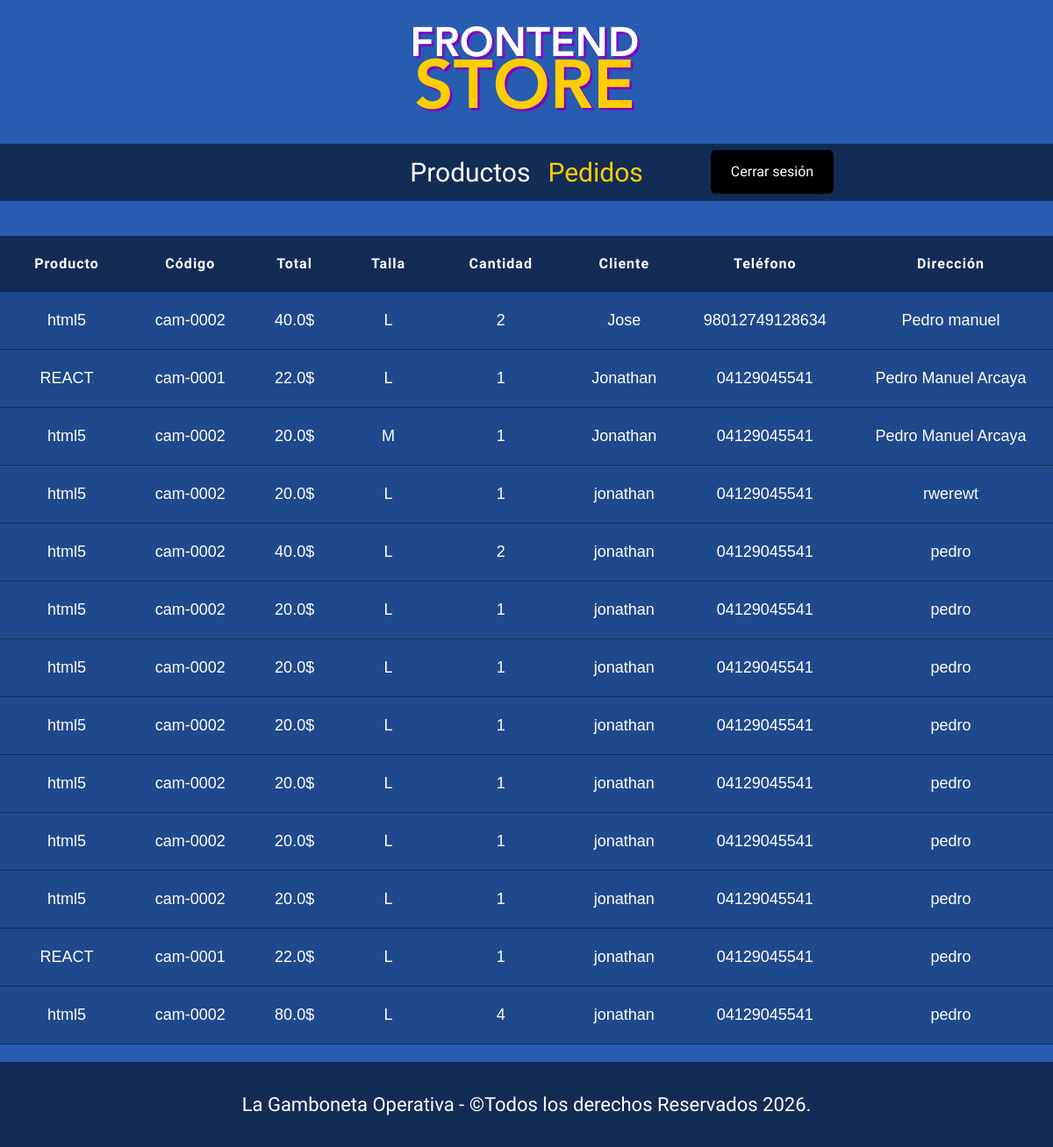
Page /admin/pedidos (signed in) on the earlier database version.
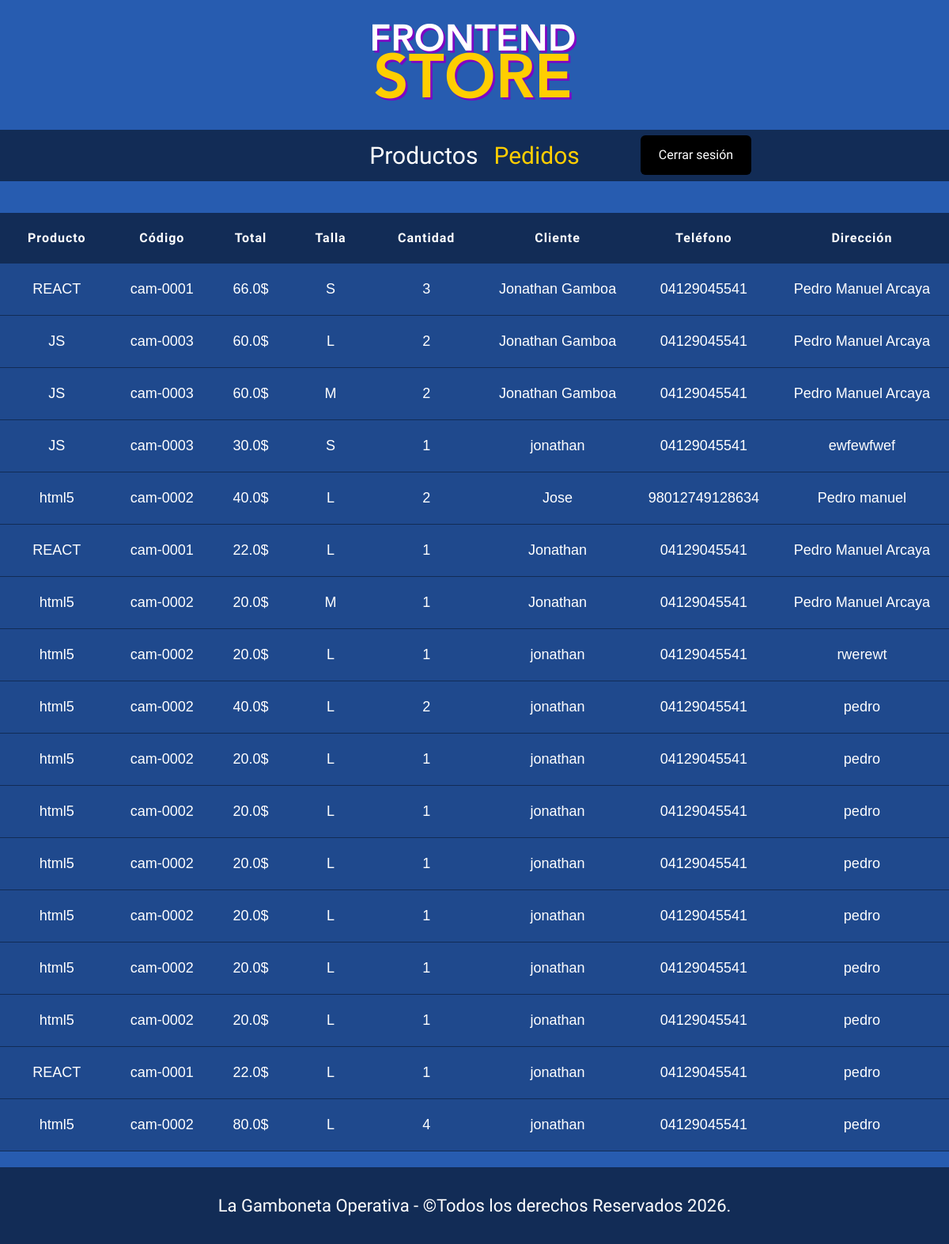
Same page on the later database version.
### tables this page shows
CREATE TABLE detalles_venta (
	id_detalles_venta INTEGER PRIMARY KEY,
	id_venta INTEGER,
	id_producto INTEGER,
	id_talla INTEGER,
	cantidad INTEGER,
	FOREIGN KEY (id_venta) REFERENCES ventas (id_venta),
	FOREIGN KEY (id_producto, id_talla) REFERENCES variantes_camisas (id_producto, id_talla)
);

CREATE TABLE productos (
    id_producto INTEGER PRIMARY KEY,
    nombre      TEXT NOT NULL,
    imagen      TEXT,
    precio      REAL DEFAULT 0,
    descripcion TEXT,
    codigo      TEXT UNIQUE
);

CREATE TABLE tallas (
	id_talla INTEGER PRIMARY KEY,
	talla TEXT NOT NULL
);

CREATE TABLE clientes (
    id_cliente INTEGER PRIMARY KEY,
    nombre TEXT NOT NULL,
    telefono TEXT,
    direccion TEXT
);

### app.py (the view)
@app.route('/admin/pedidos')
def pedidos():
    lista_pedidos = Ventas().lista_pedidos()
    return render_template('admin/pedidos.html', lista_pedidos = lista_pedidos )

### app.py (called while the page is built)
@app.before_request
def verificar_sesion():
    if request.path.startswith('/admin') and 'admin' not in session:
        flash('No intentes burlar al sistema', 'danger')
        return redirect(url_for('login'))

### database/db.py (called while the page is built)
def conectarDB():
    try:
      db = sqlite3.connect(DB_URL)
      db.row_factory = sqlite3.Row
      print("Conexión exitosa")
      return db
    except:
      print("Error")

### templates/admin/pedidos.html
{% extends 'base.html' %}
{% block contenido %}
<table class="tabla">
    <thead>
        <tr>
            <th>Producto</th>
            <th>Código</th>
            <th>Total</th>
            <th>Talla</th>
            <th>Cantidad</th>
            <th>Cliente</th>
            <th>Teléfono</th>
            <th>Dirección</th>
        </tr>
    </thead>
    <tbody>
    {% for pedido in lista_pedidos %}
        <tr class="bg">
            <td><p>{{pedido.producto}}</p></td>
            <td><p>{{pedido.codigo}}</p></td>
            <td><p>{{pedido.subtotal}}$</p></td>
            <td><p>{{pedido.talla}}</p></td>
            <td><p>{{pedido.cantidad}}</p></td>
            <td><p>{{pedido.cliente}}</p></td>
            <td><p>{{pedido.telefono}}</p></td>
            <td><p>{{pedido.direccion}}</p></td>
        </tr>
    {% endfor %}
    </tbody>
</table>
{% endblock %}

Differences in the rows shown:
added detalles_venta: producto "REACT", codigo "cam-0001", subtotal "66.0", talla "S", cantidad "3", cliente "Jonathan Gamboa", telefono "04129045541", direccion "Pedro Manuel Arcaya"
added detalles_venta: producto "JS", codigo "cam-0003", subtotal "60.0", talla "L", cantidad "2", cliente "Jonathan Gamboa", telefono "04129045541", direccion "Pedro Manuel Arcaya"
added detalles_venta: producto "JS", codigo "cam-0003", subtotal "60.0", talla "M", cantidad "2", cliente "Jonathan Gamboa", telefono "04129045541", direccion "Pedro Manuel Arcaya"
added detalles_venta: producto "JS", codigo "cam-0003", subtotal "30.0", talla "S", cantidad "1", cliente "jonathan", telefono "04129045541", direccion "ewfewfwef"
